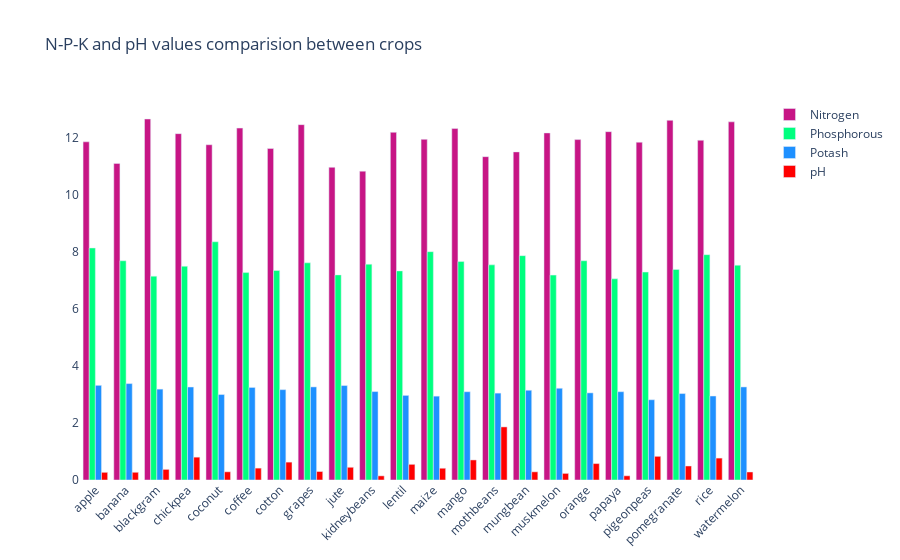

Source (notebook cell):
### Code cell
fig = go.Figure()
fig.add_trace(go.Bar(
    x=crop_summary.index,
    y=crop_summary['N'],
    name='Nitrogen',
    marker_color='mediumvioletred'
))
fig.add_trace(go.Bar(
    x=crop_summary.index,
    y=crop_summary['P'],
    name='Phosphorous',
    marker_color='springgreen'
))
fig.add_trace(go.Bar(
    x=crop_summary.index,
    y=crop_summary['K'],
    name='Potash',
    marker_color='dodgerblue'
))
fig.add_trace(go.Bar(
    x=crop_summary.index,
    y=crop_summary['ph'],
    name='pH',
    marker_color='Red'
))


fig.update_layout(title="N-P-K and pH values comparision between crops",
                  plot_bgcolor='white',
                  barmode='group',
                  xaxis_tickangle=-45)

fig.show()

### Figure 1 — Plotly figure (JSON) as saved in the notebook; plotly's stock layout.template omitted (floating-point values rounded to 4 significant figures)
{"data": [{"marker": {"color": "mediumvioletred"}, "name": "Nitrogen", "type": "bar", "x": ["apple", "banana", "blackgram", "chickpea", "coconut", "coffee", "cotton", "grapes", "jute", "kidneybeans", "lentil", "maize", "mango", "mothbeans", "mungbean", "muskmelon", "orange", "papaya", "pigeonpeas", "pomegranate", "rice", "watermelon"], "y": [11.86, 11.11, 12.66, 12.15, 11.76, 12.35, 11.63, 12.47, 10.97, 10.83, 12.2, 11.95, 12.33, 11.34, 11.51, 12.18, 11.94, 12.22, 11.85, 12.62, 11.92, 12.57]}, {"marker": {"color": "springgreen"}, "name": "Phosphorous", "type": "bar", "x": ["apple", "banana", "blackgram", "chickpea", "coconut", "coffee", "cotton", "grapes", "jute", "kidneybeans", "lentil", "maize", "mango", "mothbeans", "mungbean", "muskmelon", "orange", "papaya", "pigeonpeas", "pomegranate", "rice", "watermelon"], "y": [8.14, 7.69, 7.151, 7.499, 8.357, 7.276, 7.349, 7.619, 7.196, 7.571, 7.335, 8.01, 7.664, 7.547, 7.87, 7.187, 7.691, 7.057, 7.294, 7.387, 7.905, 7.536]}, {"marker": {"color": "dodgerblue"}, "name": "Potash", "type": "bar", "x": ["apple", "banana", "blackgram", "chickpea", "coconut", "coffee", "cotton", "grapes", "jute", "kidneybeans", "lentil", "maize", "mango", "mothbeans", "mungbean", "muskmelon", "orange", "papaya", "pigeonpeas", "pomegranate", "rice", "watermelon"], "y": [3.321, 3.383, 3.188, 3.262, 2.999, 3.247, 3.17, 3.266, 3.314, 3.102, 2.968, 2.942, 3.097, 3.048, 3.148, 3.218, 3.057, 3.097, 2.815, 3.033, 2.946, 3.265]}, {"marker": {"color": "Red"}, "name": "pH", "type": "bar", "x": ["apple", "banana", "blackgram", "chickpea", "coconut", "coffee", "cotton", "grapes", "jute", "kidneybeans", "lentil", "maize", "mango", "mothbeans", "mungbean", "muskmelon", "orange", "papaya", "pigeonpeas", "pomegranate", "rice", "watermelon"], "y": [0.2689, 0.2706, 0.3725, 0.8011, 0.2876, 0.4171, 0.6272, 0.2983, 0.4463, 0.1452, 0.5493, 0.4127, 0.7037, 1.862, 0.2866, 0.2315, 0.5763, 0.1474, 0.8303, 0.4915, 0.7687, 0.2814]}], "layout": {"barmode": "group", "plot_bgcolor": "white", "title": {"text": "N-P-K and pH values comparision between crops"}, "xaxis": {"tickangle": -45}}}
